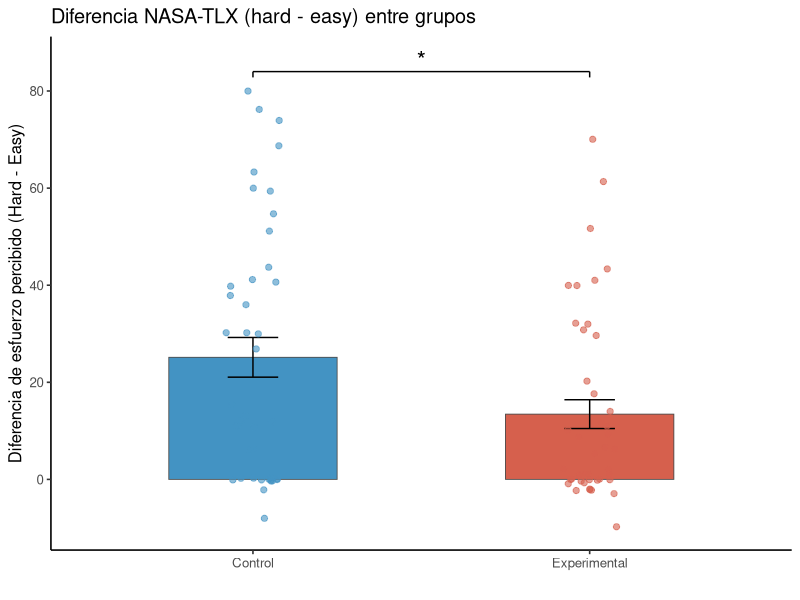
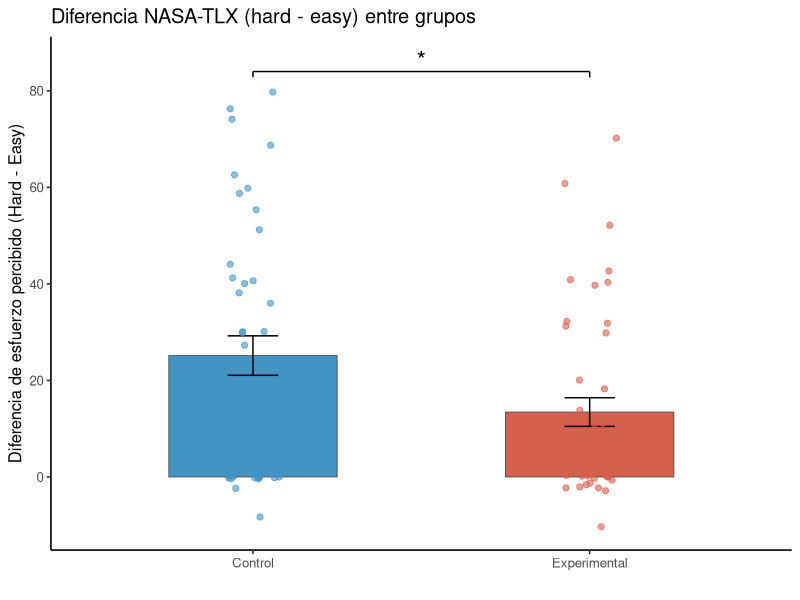

The R script that drew these images, in order:

## Barplot: NASA_diff entre grupos
# Diego Garrido Cerpa - Viña del Mar 2026


## Librerías

library(tidyverse)


## Data

df <- read.csv("dataset_final.csv", stringsAsFactors = FALSE)

# Mapeo de p-valor a etiqueta de significancia
p_a_estrellas <- function(p) {
  if (is.na(p)) "" else if (p < 0.001) "***" else if (p < 0.01) "**" else
  if (p < 0.05)  "*"  else if (p < 0.10) "."  else "ns"
}


###################################
## NASA_diff (hard - easy) entre grupos (barplot 2 grupos con un solo corchete)

diff_data <- df %>%
  select(grupo, NASA_diff) %>%
  mutate(across(everything(), as.numeric)) %>%
  filter(!is.na(NASA_diff)) %>%
  mutate(grupo = factor(grupo, levels = c(0, 1),
                        labels = c("Control", "Experimental")))

diff_bar <- diff_data %>%
  group_by(grupo) %>%
  summarise(media = mean(NASA_diff), se = sd(NASA_diff) / sqrt(n()), .groups = "drop")

diff_pval  <- t.test(NASA_diff ~ grupo, data = diff_data)$p.value
# y_top incluye tanto el tope del error bar como el máximo individual
diff_y_top <- max(c(diff_bar$media + diff_bar$se, diff_data$NASA_diff), na.rm = TRUE)

diff_sig <- data.frame(
  x_start   = 1,
  x_end     = 2,
  y_bracket = diff_y_top * 1.05,
  y_label   = diff_y_top * 1.08,
  y_top     = diff_y_top,
  etiqueta  = p_a_estrellas(diff_pval)
)

## Graph

p_diff <- ggplot(diff_bar, aes(x = grupo, y = media, fill = grupo)) +
  geom_col(width = 0.5, color = "gray30", linewidth = 0.3) +
  geom_errorbar(aes(ymin = media - se, ymax = media + se), width = 0.15) +
  geom_jitter(data = diff_data, aes(x = grupo, y = NASA_diff, color = grupo),
              inherit.aes = FALSE, width = 0.08, alpha = 0.6, size = 1.8) +
  scale_color_manual(values = c("Control" = "#4393C3", "Experimental" = "#D6604D"),
                     guide = "none") +
  geom_segment(data = diff_sig, inherit.aes = FALSE,
               aes(x = x_start, xend = x_end,
                   y = y_bracket, yend = y_bracket)) +
  geom_segment(data = diff_sig, inherit.aes = FALSE,
               aes(x = x_start, xend = x_start,
                   y = y_bracket, yend = y_bracket - y_top * 0.015)) +
  geom_segment(data = diff_sig, inherit.aes = FALSE,
               aes(x = x_end, xend = x_end,
                   y = y_bracket, yend = y_bracket - y_top * 0.015)) +
  geom_text(data = diff_sig, inherit.aes = FALSE,
            aes(x = (x_start + x_end) / 2, y = y_label, label = etiqueta), size = 6) +
  scale_fill_manual(values = c("Control" = "#4393C3", "Experimental" = "#D6604D"),
                    guide = "none") +
  labs(x = "", y = "Diferencia de esfuerzo percibido (Hard - Easy)",
       title = "Diferencia NASA-TLX (hard - easy) entre grupos") +
  theme_classic(base_size = 12)

cat("NASA_diff:  p =", format.pval(diff_pval, digits = 3),
    " (", p_a_estrellas(diff_pval), ")\n", sep = "")
print(p_diff)
ggsave("nasa_diff_por_grupo.png", p_diff, width = 6, height = 6, dpi = 150)
